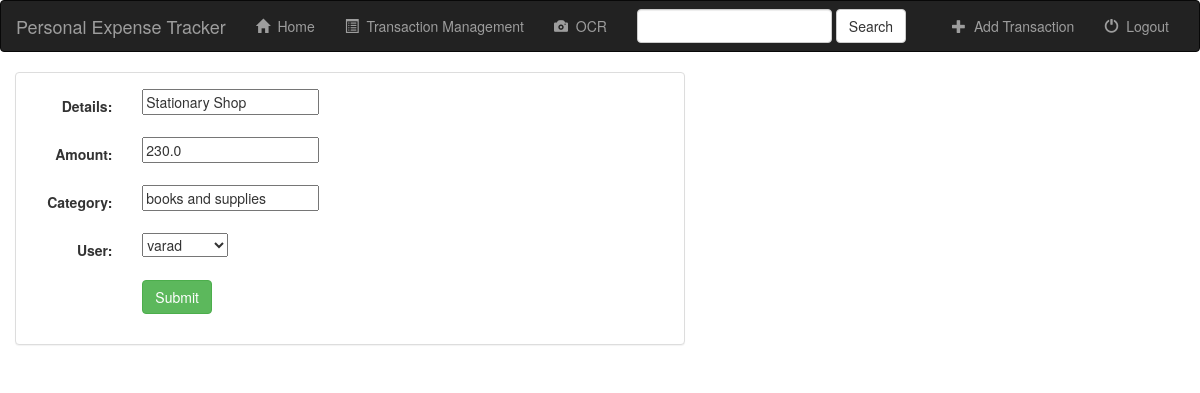
The page /mytransactions/transaction/update/2/ on the database its author committed.
### txn/models.py (models this page shows, shortened)
class Transaction(models.Model):
    details = models.CharField(max_length=100)
    amount = models.FloatField()
    category = models.CharField(max_length=50)
    user = models.ForeignKey(User, on_delete=models.PROTECT)
    bill = models.FileField(null=True)
    timestamp = models.DateTimeField(auto_now=True)

### txn/views.py (the view)
# urls.py: url(r'^transaction/update/(?P<pk>[0-9]+)/$', views.TransactionUpdate.as_view(), name='transaction-update'),
class TransactionUpdate(UpdateView):
    model = Transaction
    fields = ['details', 'amount', 'category', 'user']

### txn/templates/txn/transaction_form.html (shortened to what this page needs)
{% extends 'Sl_proj/base.html' %}
{% block content %}
    <div class = "container-fluid">
        <div class="row">
            <div class="col-sum-12 col-md-7">
                <div class="panel panel-default">
                    <div class="panel-body">
                        <form class="form-horizontal" action="" method="post" enctype="multipart/form-data">
                            {% include 'txn/form-template.html' %}
                            <div class="form-group">
                                <div class="col-sm-offset-2 col-sm-10">
                                    <button type="Submit" class="btn btn-success">Submit</button>
                                </div>
                            </div>
                        </form>
                    </div>
                </div>
            </div>
        </div>
    </div>
{% endblock %}

### txn/templates/txn/form-template.html (shortened to what this page needs)
{% for field in form %}
    <div class="form-group">
        <div class="col-sm-offset-2 col-sm-10">
        </div>
        <label class="control-label col-sm-2">{{ field.label_tag }}</label>
        <div class="col-sm-10">{{ field }}</div>
    </div>
{% endfor %}

### rows shown on the page
Transaction: form "Stationary Shop" "230.0" "books and supplies" "varad"

### other values the page prints
{{ field.label_tag }} "Details:" "Amount:" "Category:" "User:"
